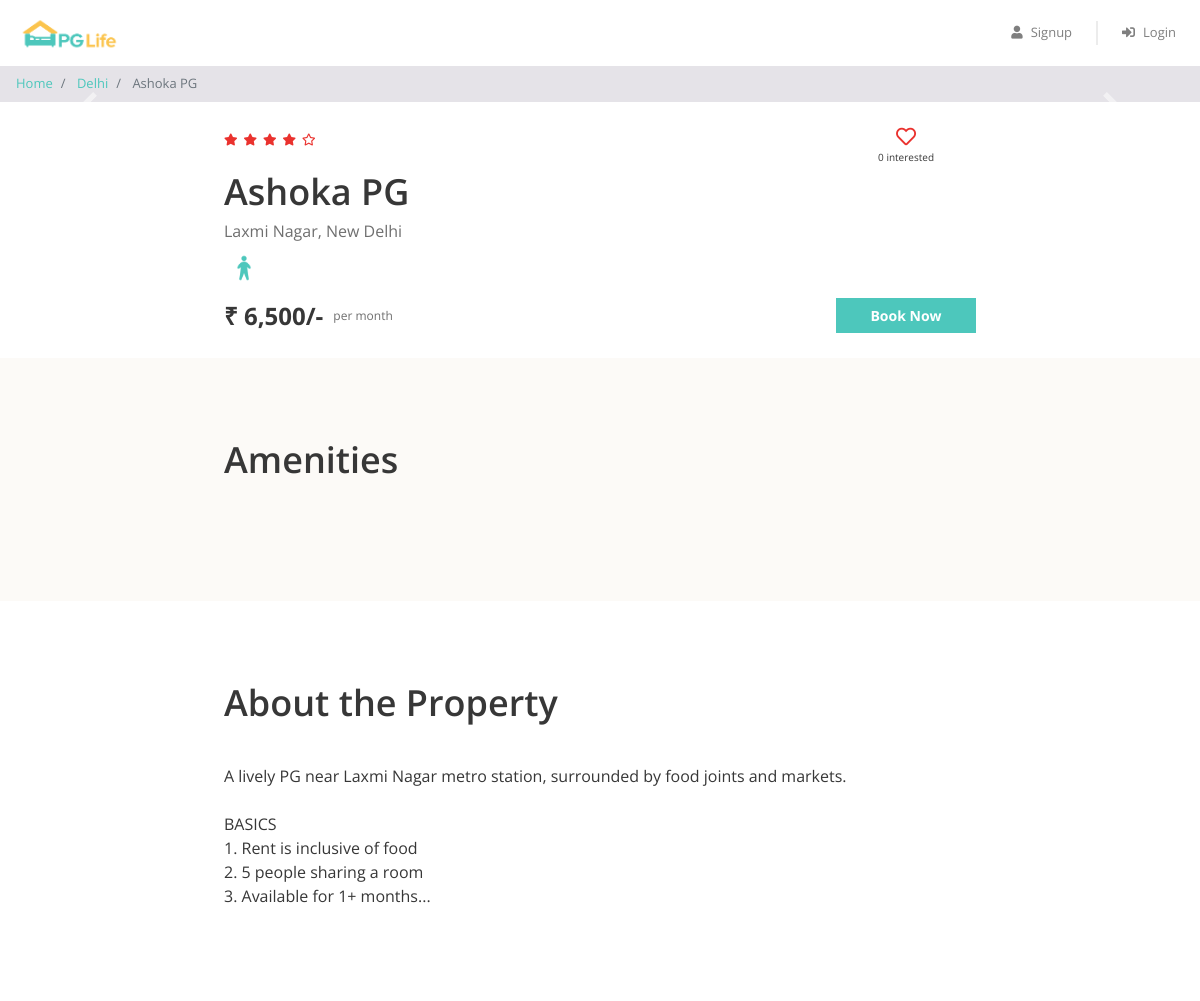
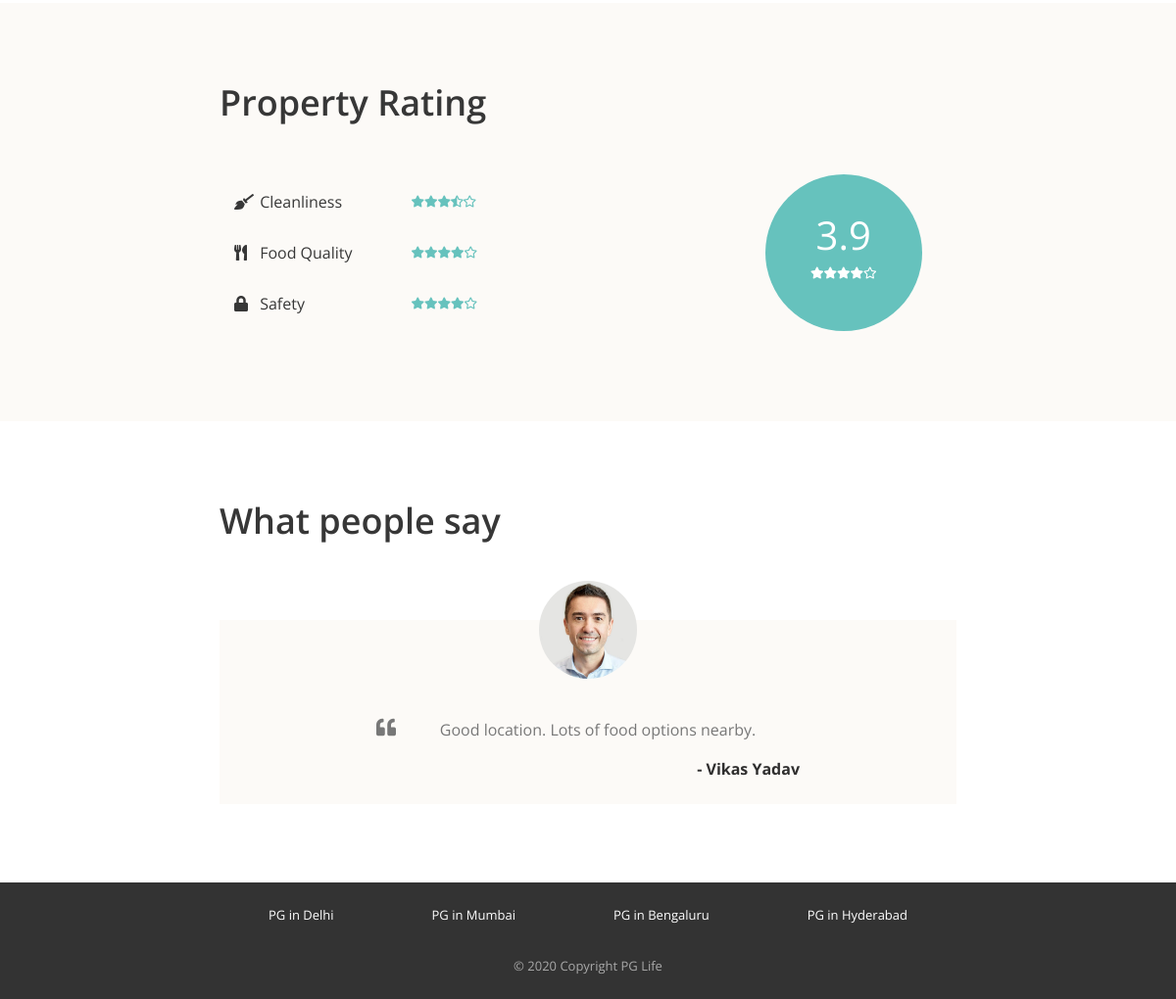
Page /property_detail.php?property_id=4 on the committed database (2 pictures, top to bottom).
### tables this page shows
CREATE TABLE properties (
    id INT(11) NOT NULL AUTO_INCREMENT,
    city_id INT(11) NOT NULL,
    name VARCHAR(100) NOT NULL,
    address VARCHAR(1000) NOT NULL,
    description VARCHAR(2000) NOT NULL,
    gender ENUM('male', 'female', 'unisex') NOT NULL,
    rent INT(11) NOT NULL,
    rating_clean FLOAT NOT NULL,
    rating_food FLOAT NOT NULL,
    rating_safety FLOAT NOT NULL,
    PRIMARY KEY (id),
    CONSTRAINT fk_Properties_City FOREIGN KEY (city_id) REFERENCES cities(id)
);

CREATE TABLE cities (
    id INT(11) NOT NULL AUTO_INCREMENT,
    name VARCHAR(100) NOT NULL,
    PRIMARY KEY (id)
);

CREATE TABLE testimonials (
    id INT(11) NOT NULL AUTO_INCREMENT,
    property_id INT(11) NOT NULL,
    user_name VARCHAR(100) NOT NULL,
    content VARCHAR(1000) NOT NULL,
    PRIMARY KEY (id),
    CONSTRAINT fk_Testimonials_Property FOREIGN KEY (property_id) REFERENCES properties(id)
);

### includes/functions.php (called while the page is built, shortened)
<?php
if (!function_exists('e')) {
    function e($value)
    {
        return htmlspecialchars((string) $value, ENT_QUOTES | ENT_SUBSTITUTE, 'UTF-8');
    }
}

### property_detail.php (the view, shortened to what this page needs)
<?php
require "includes/functions.php";
require "includes/database_connect.php";
$property_id = isset($_GET["property_id"]) ? $_GET["property_id"] : '';
$property_id = (int) $property_id;
$sql_1 = "SELECT *, p.id AS property_id, p.name AS property_name, c.name AS city_name
            FROM properties p
            INNER JOIN cities c ON p.city_id = c.id
            WHERE p.id = ?";
$stmt_1 = mysqli_prepare($conn, $sql_1);
mysqli_stmt_bind_param($stmt_1, "i", $property_id);
mysqli_stmt_execute($stmt_1);
$result_1 = mysqli_stmt_get_result($stmt_1);
$property = mysqli_fetch_assoc($result_1);
$stmt_2 = mysqli_prepare($conn, "SELECT * FROM testimonials WHERE property_id = ?");
mysqli_stmt_bind_param($stmt_2, "i", $property_id);
mysqli_stmt_execute($stmt_2);
$result_2 = mysqli_stmt_get_result($stmt_2);
$testimonials = mysqli_fetch_all($result_2, MYSQLI_ASSOC);
$stmt_4 = mysqli_prepare($conn, "SELECT user_id FROM interested_users_properties WHERE property_id = ?");
mysqli_stmt_bind_param($stmt_4, "i", $property_id);
mysqli_stmt_execute($stmt_4);
$result_4 = mysqli_stmt_get_result($stmt_4);
$interested_users = mysqli_fetch_all($result_4, MYSQLI_ASSOC);
$interested_users_count = count($interested_users);
function rating_to_stars($rating) {
    $output = "";
    for ($i = 0; $i < 5; $i++) {
        if ($rating >= $i + 0.8) {
            $output .= '<i class="fas fa-star"></i>';
        } elseif ($rating >= $i + 0.3) {
            $output .= '<i class="fas fa-star-half-alt"></i>';
        } else {
            $output .= '<i class="far fa-star"></i>';
        }
    }
    return $output;
}
?>
<!DOCTYPE html>
<html lang="en">
<head>
    <?php include "includes/head_links.php"; ?>
    <link href="css/property_detail.css" rel="stylesheet" />
</head>
<body>
    <?php include "includes/header.php"; ?>
    <nav aria-label="breadcrumb">
        <ol class="breadcrumb py-2">
            <li class="breadcrumb-item">
                <a href="index.php">Home</a>
            </li>
            <li class="breadcrumb-item">
                <a href="property_list.php?city=<?= urlencode($property['city_name']); ?>"><?= e($property['city_name']); ?></a>
            </li>
            <li class="breadcrumb-item active" aria-current="page">
                <?= e($property['property_name']); ?>
            </li>
        </ol>
    </nav>
    <div id="property-images" class="carousel slide" data-ride="carousel">
        <a class="carousel-control-prev" href="#property-images" role="button" data-slide="prev">
            <span class="carousel-control-prev-icon" aria-hidden="true"></span>
        </a>
        <a class="carousel-control-next" href="#property-images" role="button" data-slide="next">
            <span class="carousel-control-next-icon" aria-hidden="true"></span>
        </a>
    </div>
    <div class="property-summary page-container">
        <div class="row no-gutters justify-content-between">
            <?php $total_rating = round(($property['rating_clean'] + $property['rating_food'] + $property['rating_safety']) / 3, 1); ?>
            <div class="star-container" title="<?= e($total_rating) ?>">
                <?= rating_to_stars($total_rating) ?>
            </div>
            <div class="interested-container">
                <?php
                $is_interested = false;
                ?>
                <?php if ($is_interested): ?>
                    <i class="is-interested-image interested-btn fas fa-heart" property_id="<?= $property_id ?>"></i>
                <?php else: ?>
                    <i class="is-interested-image interested-btn far fa-heart" property_id="<?= $property_id ?>"></i>
                <?php endif; ?>
                <div class="interested-text">
                    <span class="interested-user-count"><?= $interested_users_count ?></span> interested
                </div>
            </div>
        </div>
        <div class="detail-container">
            <div class="property-name"><?= e($property['property_name']) ?></div>
            <div class="property-address"><?= e($property['address']) ?></div>
            <div class="property-gender">
                <?php
                if ($property['gender'] == "male") echo '<img src="img/male.png">';
                elseif ($property['gender'] == "female") echo '<img src="img/female.png">';
                else echo '<img src="img/unisex.png">';
                ?>
            </div>
        </div>
        <div class="row no-gutters">
            <div class="rent-container col-6">
                <div class="rent">₹ <?= number_format($property['rent']) ?>/-</div>
                <div class="rent-unit">per month</div>
            </div>
            <div class="button-container col-6">
                <a href="#" class="btn btn-primary">Book Now</a>
            </div>
        </div>
    </div>
    <div class="property-amenities">
        <div class="page-container">
            <h1>Amenities</h1>
        </div>
    </div>
    <div class="property-about page-container">
        <h1>About the Property</h1>
        <p><?= nl2br(e($property['description'])) ?></p>
    </div>
    <div class="property-rating">
        <div class="page-container">
            <h1>Property Rating</h1>
            <div class="row align-items-center justify-content-between">
                <div class="col-md-6">
                    <?php
                    $rating_labels = [
                        ['icon' => 'fas fa-broom', 'text' => 'Cleanliness', 'val' => $property['rating_clean']],
                        ['icon' => 'fas fa-utensils', 'text' => 'Food Quality', 'val' => $property['rating_food']],
                        ['icon' => 'fa fa-lock', 'text' => 'Safety', 'val' => $property['rating_safety']],
                    ];
                    foreach ($rating_labels as $r) {
                    ?>
                        <div class="rating-criteria row">
                            <div class="col-6">
                                <i class="rating-criteria-icon <?= e($r['icon']) ?>"></i>
                                <span class="rating-criteria-text"><?= e($r['text']) ?></span>
                            </div>
                            <div class="rating-criteria-star-container col-6" title="<?= e($r['val']) ?>">
                                <?= rating_to_stars($r['val']) ?>
                            </div>
                        </div>
                    <?php } ?>
                </div>
                <div class="col-md-4">
                    <div class="rating-circle">
                        <div class="total-rating"><?= e($total_rating) ?></div>
                        <div class="rating-circle-star-container">
                            <?= rating_to_stars($total_rating) ?>
                        </div>
                    </div>
                </div>
            </div>
        </div>
    </div>
    <div class="property-testimonials page-container">
        <h1>What people say</h1>
        <?php foreach ($testimonials as $testimonial) { ?>
            <div class="testimonial-block">
                <div class="testimonial-image-container">
                    <img class="testimonial-img" src="img/man.png" alt="User">
                </div>
                <div class="testimonial-text">
                    <i class="fa fa-quote-left" aria-hidden="true"></i>
                    <p><?= e($testimonial['content']) ?></p>
                </div>
                <div class="testimonial-name">- <?= e($testimonial['user_name']) ?></div>
            </div>
        <?php } ?>
    </div>
    <?php
    include "includes/footer.php";
    ?>
</body>
</html>

### css/common.css (style rules this page uses)
* { box-sizing: border-box; font-family: 'Open Sans', sans-serif; }
body { color: #373737; font-size: 16px; position: relative; }
h1, h2, h3, h4, h5, h6 { font-weight: 600; }
h1 { font-size: 36px; margin-bottom: 40px; }
.btn-primary, .btn-warning, .btn-danger { color: white; font-weight: bold; }
.breadcrumb { background-color: #e5e3e8; font-size: 13px; border-radius: 0px; margin-bottom: 0px; }
.page-container { max-width: 800px; padding: 80px 24px; margin: auto; }

### css/property_detail.css (style rules this page uses)
.property-summary { padding: 24px; }
.property-amenities, .property-rating { background-color: #fcfaf7; }
.star-container i { color: #EA322E; font-size: 12px; margin-right: 6px; }
.interested-container { text-align: center; padding-right: 42px; }
.interested-container i { color: #EA322E; font-size: 20px; cursor: pointer; }
.interested-text { font-size: 10px; }
.detail-container { padding-bottom: 10px; }
.property-name { font-size: 36px; font-weight: 600; }
.property-address { color: #6f6f6f; font-size: 16px; padding-bottom: 5px; }
.property-gender img { width: 40px; }
.rent-container { display: flex; align-items: center; }
.rent { font-size: 24px; font-weight: bold; padding-right: 10px; }
.rent-unit { color: #6f6f6f; font-size: 12px; }
.button-container .btn { font-size: 14px; border-radius: 0px; width: 140px; float: right; }
.rating-criteria { margin: 28px 0px; }
.rating-criteria-icon { width: 14px; }
.rating-criteria-text { margin-left: 8px; }
.rating-criteria-star-container { margin-top: -2px; }
.rating-criteria-star-container i { color: #66C2BD; font-size: 12px; }
.rating-circle { background-color: #66C2BD; color: white; text-align: center; height: 160px; width: 160px; border-radius: 50%; padding-top: 32px; margin: auto; }
.total-rating { font-size: 40px; }
.rating-circle-star-container { font-size: 12px; }
.testimonial-block { background-color: #fcfaf7; padding: 0px 160px 24px; margin-top: 80px; }
.testimonial-image-container { text-align: center; }
.testimonial-img { width: 100px; border-radius: 50%; position: relative; top: -40px; }
.testimonial-text { color: #777777; text-align: center; position: relative; }
.testimonial-text i { font-size: 20px; position: absolute; left: 0px; top: 0px; }
.testimonial-text p { text-indent: 20px; }
.testimonial-name { color: #2F2E2E; text-align: right; font-weight: bold; margin-top: 12px; }

### rows in the picture
properties: city.name "Delhi", name "Ashoka PG", address "Laxmi Nagar, New Delhi", rent "6,500", description "A lively PG near Laxmi Nagar metro station, surrounded by food joints and markets. BASICS 1. Rent is inclusive of food 2. 5 people sharing a room 3. Available for 1+ months...", total_rating "3.9"
testimonials: content "Good location. Lots of food options nearby.", user_name "Vikas Yadav"

### other values in the picture
$interested_users_count "0"
$r['text'] "Cleanliness"
$r['text'] "Food Quality"
$r['text'] "Safety"
